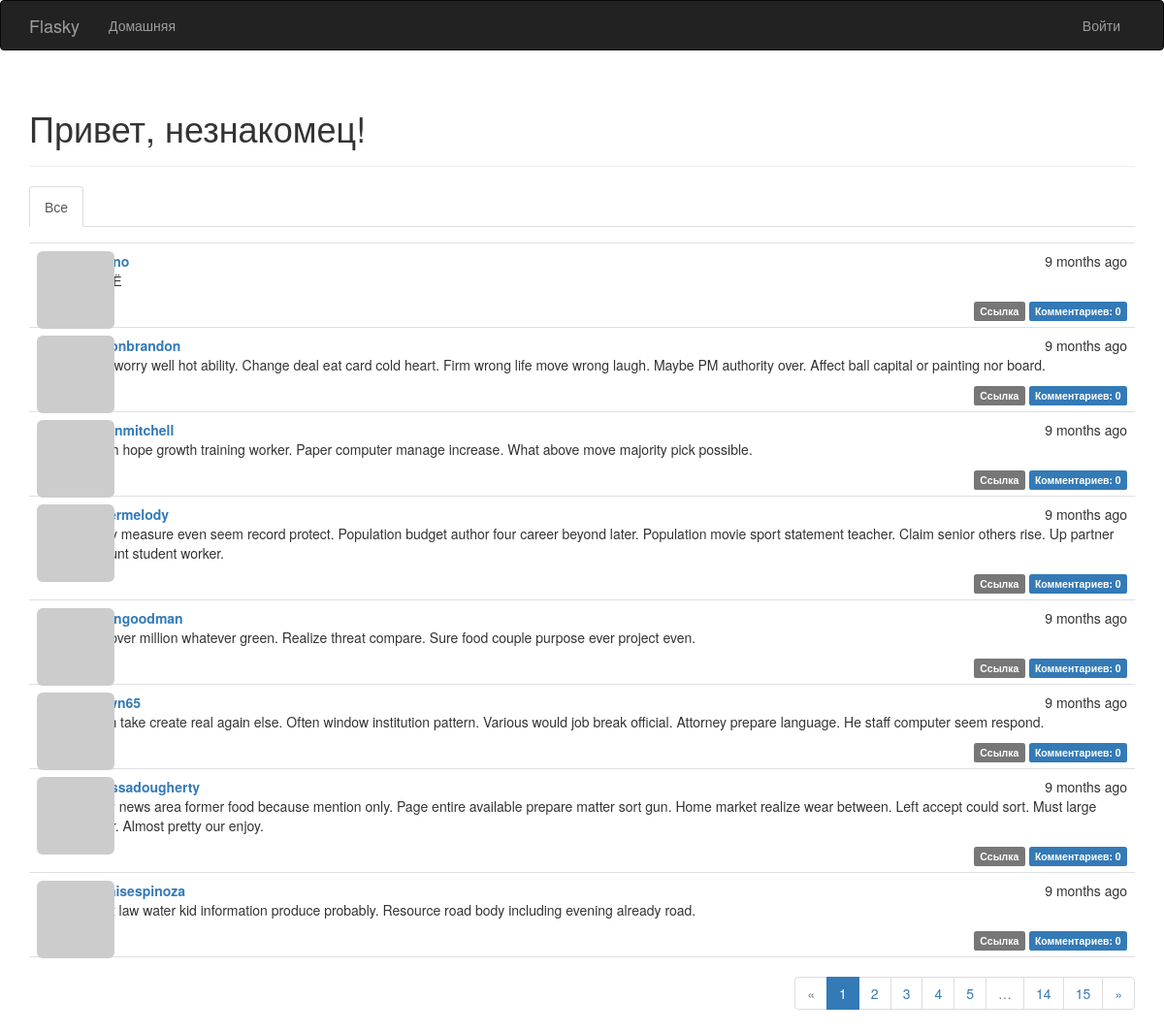
Before: / with the older database file.
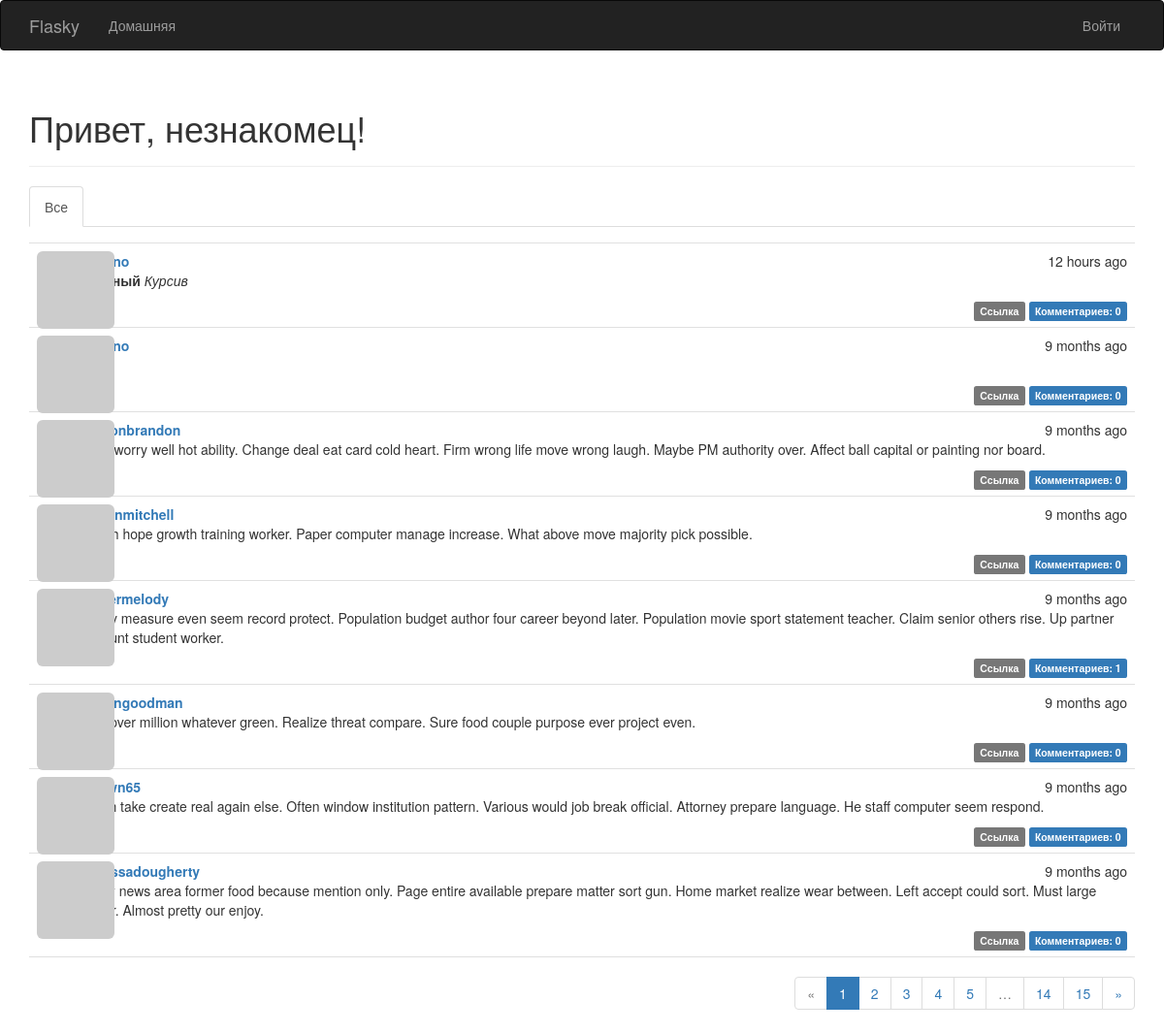
After: the same page with the newer database file.
### app/models.py (models this page shows, shortened)
class Post(db.Model):
    __tablename__ = 'posts'
    id = db.Column(db.Integer, primary_key=True)
    body = db.Column(db.Text)
    body_html = db.Column(db.Text)
    timestamp = db.Column(db.DateTime, index=True, default=datetime.utcnow)
    author_id = db.Column(db.Integer, db.ForeignKey('users.id'))
    comments = db.relationship('Comment', backref='post', lazy='dynamic')

class User(UserMixin, db.Model):
    __tablename__ = 'users'
    id = db.Column(db.Integer, primary_key=True)
    email = db.Column(db.String(64), unique=True, index=True)
    username = db.Column(db.String(64), unique=True, index=True)
    password_hash = db.Column(db.String(128))
    role_id = db.Column(db.Integer, db.ForeignKey('roles.id'))
    confirmed = db.Column(db.Boolean, default=False)
    name = db.Column(db.String(64))
    location = db.Column(db.String(64))
    about_me = db.Column(db.Text())
    member_since = db.Column(db.DateTime(), default=datetime.utcnow)
    last_seen = db.Column(db.DateTime(), default=datetime.utcnow)
    avatar_hash = db.Column(db.String(32))
    posts = db.relationship('Post', backref='author', lazy='dynamic')
    comments = db.relationship('Comment', backref='author', lazy='dynamic')
    followed = db.relationship('Follow',
                               foreign_keys=[Follow.follower_id],
                               backref=db.backref('follower', lazy='joined'),
                               lazy='dynamic',
                               cascade='all, delete-orphan')
    followers = db.relationship('Follow',
                                foreign_keys=[Follow.followed_id],
                                backref=db.backref('followed', lazy='joined'),
                                lazy='dynamic',
                                cascade='all, delete-orphan')
    @property
    def password(self):
        raise AttributeError('password is not a readable attribute')
    def gravatar(self, size=100, default='identicon', rating='g'):
        if request.is_secure:
            url = 'https://secure.gravatar.com/avatar'
        else:
            url = 'http://secure.gravatar.com/avatar'
        hash = hashlib.md5(self.email.lower().encode('utf-8')).hexdigest()
        return f'{url}/{hash}?s={size}&d={default}&r={rating}'

### app/main/views.py (the view)
@main.route('/', methods=['GET', 'POST'])
def index():
    form = PostForm()
    if current_user.can(Permission.WRITE) and form.validate_on_submit():
        post = Post(body=form.body.data,
                    author=current_user._get_current_object())
        db.session.add(post)
        db.session.commit()
        return redirect(url_for('.index'))
    page = request.args.get('page', 1, type=int)
    show_followed = False
    if current_user.is_authenticated:
        show_followed = bool(request.cookies.get('show_followed', ''))
    if show_followed:
        query = current_user.followed_posts
    else:
        query = Post.query
    pagination = query.order_by(Post.timestamp.desc()).paginate(
        page, per_page=current_app.config['FLASKY_POSTS_PER_PAGE'],
        error_out=False)
    posts = pagination.items
    return render_template('index.html', form=form, posts=posts,
                           pagination=pagination, show_followed=show_followed)

### app/auth/views.py (called while the page is built)
@auth.before_app_request
def before_request():
    if current_user.is_authenticated:
        current_user.ping()
        if not current_user.confirmed \
                and request.blueprint != 'auth' \
                and request.endpoint != 'static':
            return redirect(url_for('auth.unconfirmed'))

### app/main/__init__.py (called while the page is built)
@main.app_context_processor
def inject_permissions():
    return dict(Permission=Permission)

### app/main/views.py (called while the page is built)
@main.after_app_request
def after_request(response):
    for query in get_debug_queries():
        if query.duration >= current_app.config['FLASKY_SLOW_DB_QUERY_TIME']:
            current_app.logger.warning(
                'Slow query: %s\nParameters: %s\nDuration: %fs\nContext: %s\n' %
                (query.statement, query.parameters, query.duration, query.context))
    return response

### app/models.py (called while the page is built)
    def can(self, permissions):
        return False

    def is_administrator(self):
        return False

### app/templates/index.html (shortened to what this page needs)
{% extends "base.html" %}
{% import "bootstrap/wtf.html" as wtf %}
{% import "_macros.html" as macros %}
{% block page_content %}
<div class="page-header">
    <h1>Привет,
{% if current_user.is_authenticated %}{{ current_user.username }}{% else %}незнакомец{% endif %}!</h1>
</div>
<div class="post-tabs">
    <ul class="nav nav-tabs">
        <li{% if not show_followed %} class="active"{% endif %}><a href="{{ url_for('.show_all') }}">Все</a></li>
    </ul>
</div>
{% include '_posts.html' %}
{% if pagination %}
<div class="pagination">
    {{ macros.pagination_widget(pagination, '.index') }}
</div>
{% endif %}
{% endblock %}

### app/templates/base.html (shortened to what this page needs)
{% extends "bootstrap/base.html" %}
{% block head %}
{{ super() }}
<link rel="stylesheet" type="text/css" href="{{ url_for('static', filename='styles.css') }}">
{% endblock %}
{% block navbar %}
<div class="navbar navbar-inverse" role="navigation">
    <div class="container">
        <div class="navbar-header">
            <a class="navbar-brand" href="/">Flasky</a>
        </div>
        <div class="navbar-collapse collapse">
            <ul class="nav navbar-nav">
                <li><a href="/">Домашняя</a></li>
            </ul>
            <ul class="nav navbar-nav navbar-right">
                {% if current_user.is_authenticated %}
            <li class="dropdown">
            <a href="#" class="dropdown-toggle" data-toggle="dropdown">
            <img src="{{ current_user.gravatar(size=18) }}">
                &nbsp;{{ current_user.username }} <b class="caret"></b></a>
                    <ul class="dropdown-menu">
                        <li><a href="{{ url_for('auth.logout') }}">Выйти</a></li>
                    </ul></li>
                    {% else %}
                <li><a href="{{ url_for('auth.login') }}">Войти</a></li>
                {% endif %}
            </ul>
        </div>
    </div>
</div>
{% endblock %}
{% block content %}
<div class="container">
    {% block page_content %}{% endblock %}
</div>
{% endblock %}

### app/templates/_macros.html
{% macro pagination_widget(pagination, endpoint) %}
<ul class="pagination">
  <li{% if not pagination.has_prev %} class="disabled"{% endif %}>
    <a href="{% if pagination.has_prev %}{{ url_for(endpoint,
       page = pagination.page - 1, **kwargs) }}{% else %}#{% endif %}">
  &laquo;</a>
  </li>
  {% for p in pagination.iter_pages() %}
  {% if p %}
    {% if p == pagination.page %}
    <li class="active">
      <a href="{{ url_for(endpoint, page = p, **kwargs) }}">{{ p }}</a>
    </li>
    {% else %}
  <li>
    <a href="{{ url_for(endpoint, page = p, **kwargs) }}">{{ p }}</a>
  </li>
  {% endif %}
  {% else %}
  <li class="disabled"><a href="#">&hellip;</a></li>
  {% endif %}
  {% endfor %}
  <li{% if not pagination.has_next %} class="disabled"{% endif %}>
  <a href="{% if pagination.has_next %}{{ url_for(endpoint,
    page = pagination.page + 1, **kwargs) }}{% else %}#{% endif %}">
    &raquo;
  </a>
  </li>
</ul>
{% endmacro %}

### app/templates/_posts.html (shortened to what this page needs)
<ul class="posts">
    {% for post in posts %}
    <li class="post">
        <div class="profile-thumbnail">
            <a href="{{ url_for('.user', username=post.author.username) }}">
                <img class="img-rounded profile-thumbnail" src="{{ post.author.gravatar(size=40) }}">
            </a>
        </div>
        <div class="post-date">{{ moment(post.timestamp).fromNow() }}</div>
        <div class="post-author">
            <a href="{{ url_for('.user', username=post.author.username) }}">
                {{ post.author.username }}
            </a>
        </div>
       <div class="post-content">
        <div class="post-body">
            {% if post.body_html %}
                {{ post.body_html | safe }}
            {% else %}
                {{ post.body }}
        {% endif %}
        </div>
        <div class="post-footer">
            <a href="{{ url_for('.post', id=post.id) }}">
                <span class="label label-default">Ссылка</span></a>
            <a href="{{ url_for('.post', id=post.id) }}#comments">
                <span class="label label-primary">
                Комментариев: {{ post.comments.count() }}
                </span></a>
        </div>
</div>
    </li>
    {% endfor %}
</ul>

### app/static/styles.css (style rules this page uses)
.profile-thumbnail { position: absolute; }
div.post-tabs { margin-top: 16px; }
ul.posts { list-style-type: none; padding: 0px; margin: 16px 0px 0px 0px; border-top: 1px solid #e0e0e0; }
ul.posts li.post { padding: 8px; border-bottom: 1px solid #e0e0e0; }
div.post-date { float: right; }
div.post-author { font-weight: bold; margin-left: 48px; }
div.post-content { margin-left: 48px; min-height: 48px; }
div.post-footer { text-align: right; }
div.pagination { width: 100%; text-align: right; padding: 0px; margin: 0px; }

Changed rows visible on the page:
no longer on this page (row unchanged): Post: timestamp "9 months ago", author.username "dennisespinoza", body_html "Night law water kid information produce probably. Resource road body including evening already road.", comments.count "0"
added Post: timestamp "12 hours ago", body_html "Курсив", comments.count "0"
computed for Post "cartermelody": comments.count "0" → "1"
